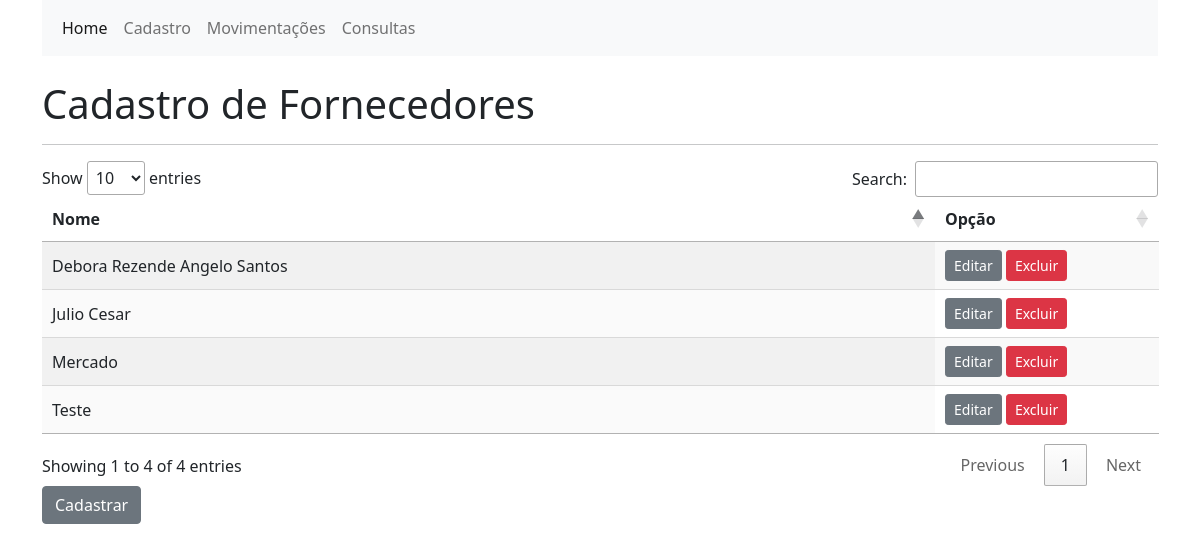
The page /fornecedores/ on the database as committed earlier.
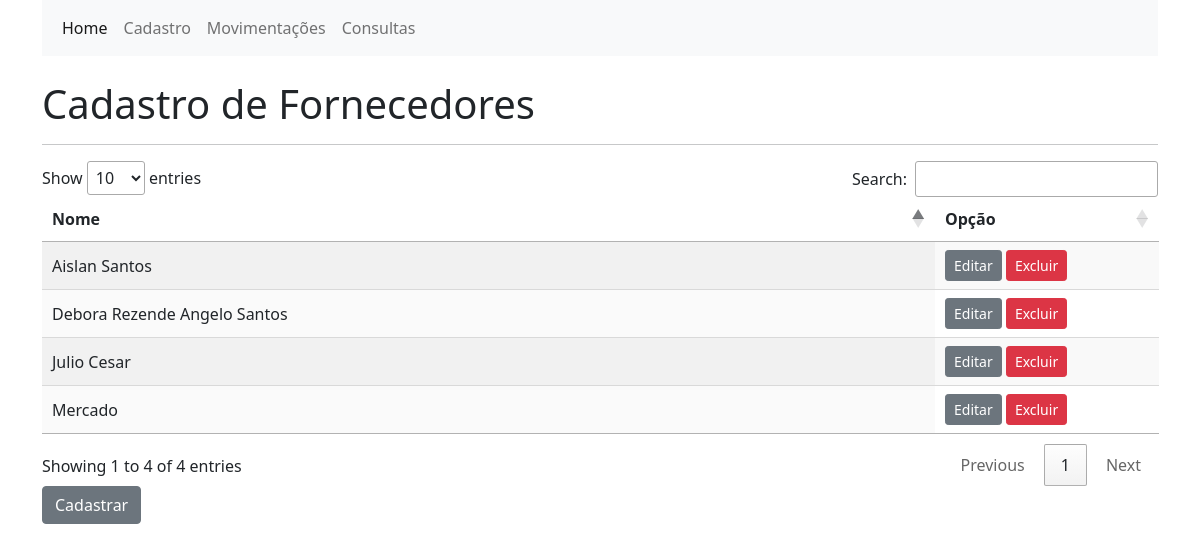
The same page on the database as committed later.
### cadastros/models.py (models this page shows, shortened)
class Fornecedor(models.Model):
    descricao = models.CharField(
        verbose_name="Nome do fornecedor",
        max_length=250,
    )
    class Meta:
        db_table = "cad_fornecedor"
        verbose_name = "Fornecedor"
        verbose_name_plural = "Fornecedores"

### cadastros/views.py (the view)
# urls.py: path('fornecedores/', views.list_fornecedores, name='list_fornecedores'),
def list_fornecedores(request):
    fornecedores = Fornecedor.objects.all()
    return render(request, 'cadastros/fornecedores.html', {'fornecedores': fornecedores})

### cadastros/templates/cadastros/fornecedores.html (shortened to what this page needs)
{% extends 'cadastros/base.html' %}
{% block content %}
    <br>
    <h1>Cadastro de Fornecedores</h1>
    <hr>
    <table id="fornecedores_table" class="display">
        <thead>
            <tr>
                <th>Nome</th>
                <th>Opção</th>
            </tr>
        </thead>
        <tbody>
            {% for fornecedor in fornecedores %}
                <tr>
                    <td>
                        {{fornecedor.descricao}}
                    </td>
                    <td>
                       <a href="{% url 'edit_fornecedor' pk=fornecedor.pk %}" class="btn btn-secondary btn-sm">Editar</a>
                       <a href="{% url 'delete_fornecedor' pk=fornecedor.pk %}" class="btn btn-danger btn-sm">Excluir</a>
                    </td>
                </tr>
            {% endfor %}
        </tbody>
    </table>
    <a href="{% url 'new_fornecedor' %}" class="btn btn-secondary">Cadastrar</a>
{% endblock %}

Rows that differ between the two databases and show on the page:
changed Fornecedor: descricao "Teste" → "Aislan Santos"
